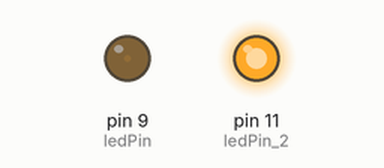
Recording of a sketch running on a simulated Arduino Uno, built with avr-gcc and run on an emulated ATmega328P. Shown: output pins drawn as LEDs (lit = HIGH).

Above: at 0.05 s.
At 2.9 s:
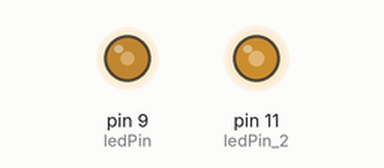
At 5.8 s:
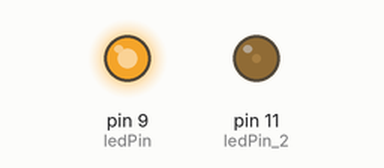
At 11.55 s:
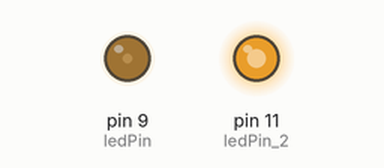
Timing chart, 0 to 16.7 s (numbered marks = the images above):
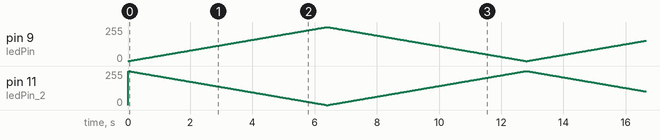

The sketch:

ej_2.ino
```cpp
const int ledPin = 9;
const int ledPin_2 = 11;

void setup() {
  pinMode(ledPin, OUTPUT);
  pinMode(ledPin_2, OUTPUT);
}

void loop() {
  for (int i = 0; i <= 255; i++){
    analogWrite(ledPin, i);
    analogWrite(ledPin_2, 255 - i);
    delay(25);
  }

  for (int i = 255; i >= 0; i--){
    analogWrite(ledPin, i);
    analogWrite(ledPin_2, 255 - i);
    delay(25);
  }
}
```
